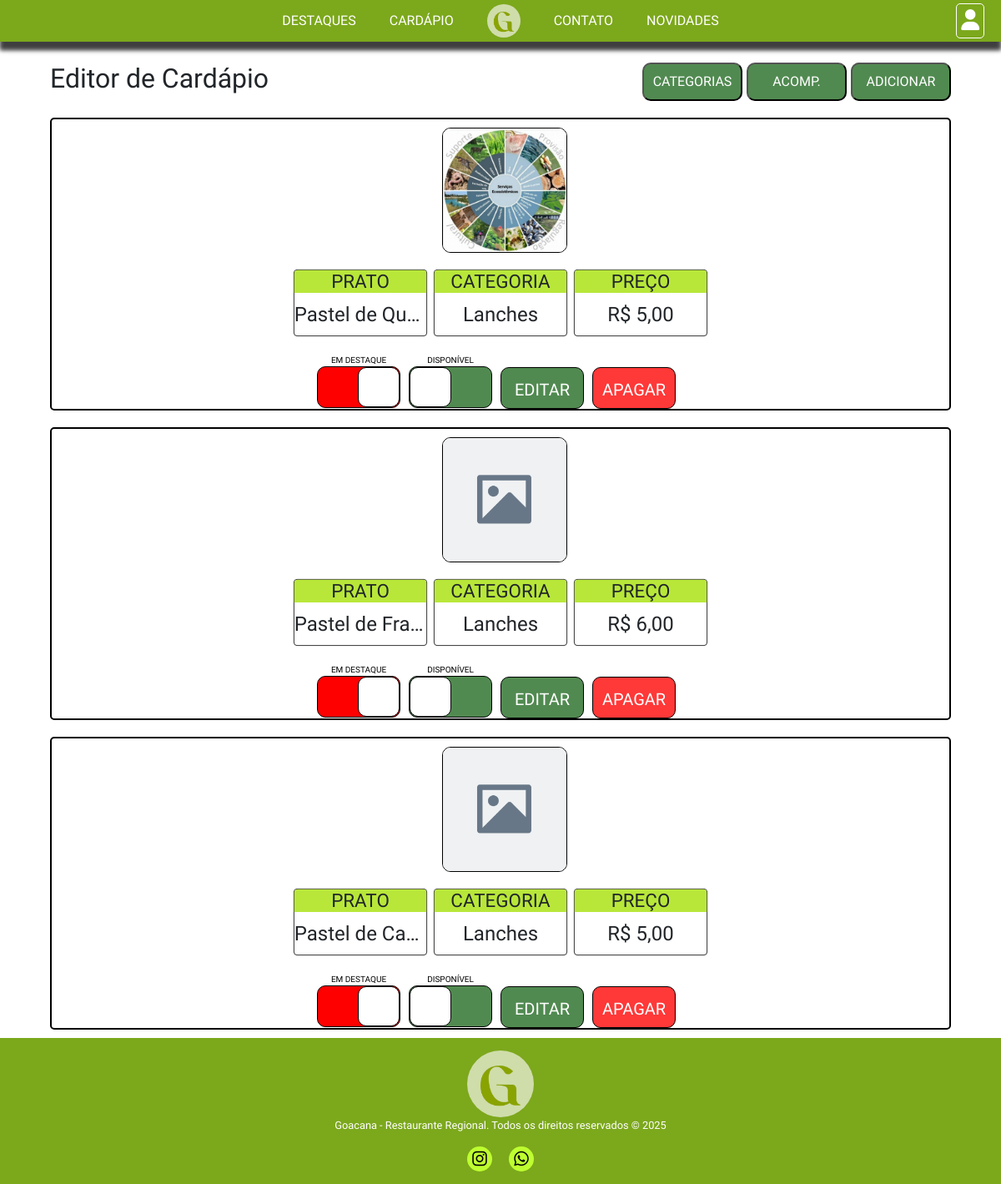
The page /editordecadarpio/ (signed in) on the database its author committed.
### core/models.py (models this page shows)
class TB_PRATOS(models.Model):
    Nome = models.CharField(max_length=45, null=False)
    Disponibilidade = models.BooleanField(default=True)
    Destaque = models.BooleanField(default=False)
    Preco = models.DecimalField(null=False, decimal_places=2, max_digits=6)
    Imagem = models.ImageField(upload_to='pratos/', null=True, blank=True)
    Categoria = models.ForeignKey('TB_CATEGORIAS', on_delete=models.PROTECT, null=False)

class TB_CATEGORIAS(models.Model):
    Nome = models.CharField(max_length=45)
    Ordem = models.IntegerField()
    def __str__(self):
        return self.Nome

### core/views.py (the view)
# urls.py: path('editordecadarpio/', editordecadarpio, name='editordecadarpio'),
@login_required(login_url='login')
def editordecadarpio(request):
    lista_pratos = TB_PRATOS.objects.all()
    lista_categorias = TB_CATEGORIAS.objects.all().order_by('Ordem')
    categoria_ids = TB_PRATOS.objects.filter(pk__in=[p.pk for p in lista_pratos]).values_list('Categoria_id', flat=True)
    act_cat = TB_CATEGORIAS.objects.filter(pk__in=categoria_ids)
    if request.method == 'POST':
        formcat = TB_CATEGORIAS_FORMS(request.POST or None)
        if formcat.is_valid():
            formcat.save()
            return redirect('editordecadarpio')
    if request.method == 'GET':
        formcat = TB_CATEGORIAS_FORMS()
    contexto = {'lista_pratos': lista_pratos, 'lista_categorias': lista_categorias, 'formcat': formcat, 'active': act_cat, 'sit': 'none'}
    return render(request, 'editorcardv2.html', contexto)

### core/templates/editorcardv2.html (shortened to what this page needs)
{% extends 'base/base.html' %}
{% load static %}
{% block 'header' %}
<link rel="stylesheet" href="{% static 'CSS/editordecadarpio2.css' %}">
{% endblock %}
{% block 'content' %}
<div class="vheight">
    <div class="titulo">
        <h2>Editor de Cardápio</h2>
        <div class="up-button">
            <button id="butones">CATEGORIAS</button>
            <button id="butonestwo">ACOMP.</button>
            <a href="{% url 'add_prato' %}">
                <button>ADICIONAR</button>
            </a>
        </div>
    </div>
    {% for prato in lista_pratos %}
        <div class="prato">
            {% if prato.Imagem %}
                <img src="{{ prato.Imagem.url }}" alt="{{ produto.Nome }}">
            {% else %}
                <img src="{% static 'images/placeholder.png' %}" alt="Nenhuma imagem disponível">
            {% endif %}
            <div class="infos">
                <div class="info">
                    <h3>PRATO</h3>
                    <p>{{ prato.Nome }}</p>
                </div>
                <div class="info">
                    <h3>CATEGORIA</h3>
                    <p>{{ prato.Categoria }}</p>
                </div>
                <div class="info">
                    <h3>PREÇO</h3>
                    <p>R$ {{ prato.Preco }}</p>
                </div>
            </div>
            <div class="buttons">
                <a href="{% url 'dest_prato' prato.id %}" class="tick">
                    <p>EM DESTAQUE</p>
                    <div class="check p{{ prato.Destaque}}">
                        <div class="toggle"></div>
                    </div>
                </a>
                <a href="{% url 'disp_prato' prato.id %}" class="tick">
                    <p>DISPONÍVEL</p>
                    <div class="check p{{ prato.Disponibilidade}}">
                        <div class="toggle"></div>
                    </div>
                </a>
                <a href="{% url 'edit_prato' prato.id %}">
                    <button>EDITAR</button>
                </a>
                <a href="{% url 'rem_prato' prato.id %}">
                    <button class="red">APAGAR</button>
                </a>
            </div>
        </div>
    {% endfor %}
</div>
{% endblock %}

### core/static/CSS/geral.css (style rules this page uses)
* { box-sizing: border-box !important; }
html { scroll-behavior: smooth; overflow-x: hidden; }
body { margin: 0; font-family: "IM Fell English", serif !important; overflow-x: hidden; }

### core/static/CSS/editordecadarpio2.css (style rules this page uses)
@media (max-width: 1400px) { .buttons { margin: 0 !important; } }

### rows shown on the page
TB_PRATOS: Imagem (picture), Nome "Pastel de…", Categoria "Lanches", Preco "5,00", Destaque False (drawn), Disponibilidade True (drawn)
TB_PRATOS: Nome "Pastel de Frang…", Categoria "Lanches", Preco "6,00", Destaque False (drawn), Disponibilidade True (drawn)
TB_PRATOS: Nome "Pastel de Camar…", Categoria "Lanches", Preco "5,00", Destaque False (drawn), Disponibilidade True (drawn)
